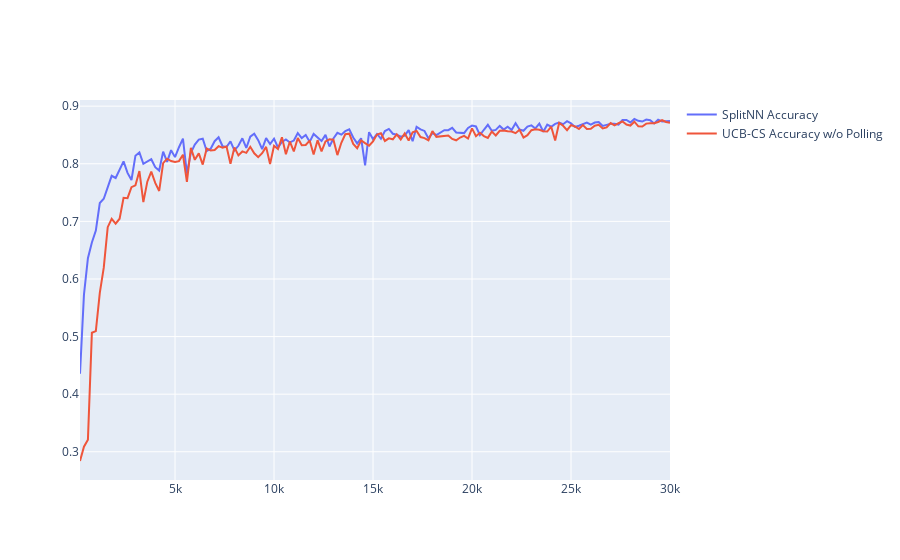

Notebook source saved alongside this figure:
### Code cell
fig = go.Figure(
    data=[
        go.Scatter(x=df['Steps'], y=df['SplitNN Accuracy'], name="SplitNN Accuracy"),
        go.Scatter(x=df['Steps'], y=df['Interrupted Accuracy'], name="UCB-CS Accuracy w/o Polling"),
    ]
)
# fig.add_trace(
#     px.line(df, x="Steps", y="SplitNN Accuracy").data[0]
# )
fig.show()

### Figure 1 — Plotly figure (JSON) as saved in the notebook; plotly's stock layout.template omitted (floating-point values rounded to 4 significant figures; data arrays with more than 128 entries replaced by an {"elided": "..."} marker saying what was removed)
{"data": [{"name": "SplitNN Accuracy", "type": "scatter", "x": {"elided": "150 int values"}, "y": {"elided": "150 float values"}}, {"name": "UCB-CS Accuracy w/o Polling", "type": "scatter", "x": {"elided": "150 int values"}, "y": {"elided": "150 float values"}}], "layout": {}}
